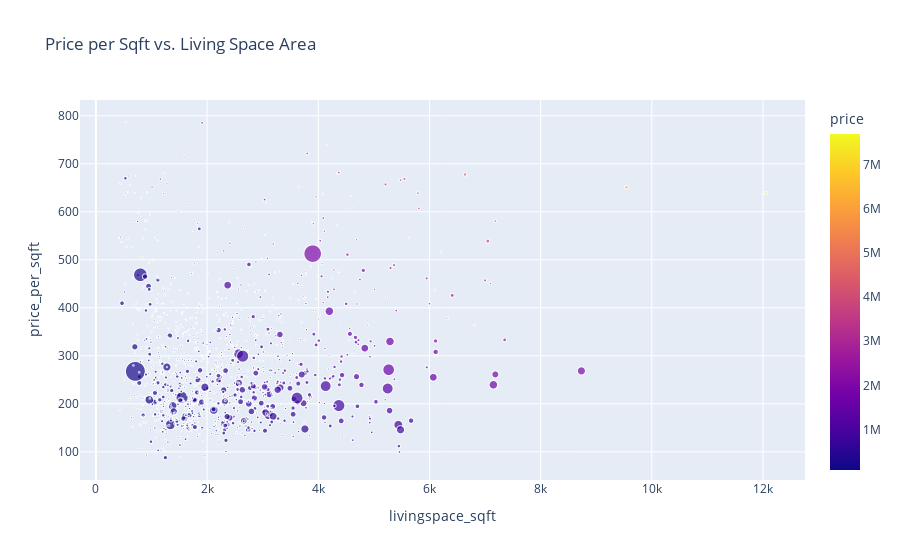

Notebook code for this chart:
### Code cell
import plotly.express as px

# Scatter plot for price per sqft vs. living space area, color-coded by price
scatter_fig = px.scatter(
    grouped_data,
    x='livingspace_sqft',
    y='price_per_sqft',
    color='price',
    size='plotsize_sqft',
    hover_name='zipcode',
    title="Price per Sqft vs. Living Space Area"
)
scatter_fig.show()

# Choropleth map for median price per sqft by zip code
choropleth_fig = px.choropleth_mapbox(
    grouped_data,
    geojson=url_geojson,
    locations='zipcode',
    featureidkey='properties.ZCTA5CE10',
    color='price_per_sqft',
    hover_name='zipcode',
    mapbox_style="carto-positron",
    zoom=8,
    center={"lat": avg_latitude, "lon": avg_longitude},
    opacity=0.5,
    title="Median Price per Sqft by Zip Code"
)
choropleth_fig.update_layout(mapbox_style="open-street-map")
choropleth_fig.update_layout(margin={"r":0,"t":0,"l":0,"b":0})
choropleth_fig.show()

### Figure 1 — Plotly figure (JSON) as saved in the notebook; plotly's stock layout.template omitted (floating-point values rounded to 4 significant figures; data arrays with more than 128 entries replaced by an {"elided": "..."} marker saying what was removed)
{"data": [{"hovertemplate": "<b>%{hovertext}</b><br><br>livingspace_sqft=%{x}<br>price_per_sqft=%{y}<br>plotsize_sqft=%{marker.size}<br>price=%{marker.color}<extra></extra>", "hovertext": {"elided": "1203 int values"}, "legendgroup": "", "marker": {"color": {"elided": "1203 float values"}, "coloraxis": "coloraxis", "size": {"elided": "1203 float values"}, "sizemode": "area", "sizeref": 2912.0, "symbol": "circle"}, "mode": "markers", "name": "", "showlegend": false, "type": "scattergl", "x": {"elided": "1203 float values"}, "xaxis": "x", "y": {"elided": "1203 float values"}, "yaxis": "y"}], "layout": {"coloraxis": {"colorbar": {"title": {"text": "price"}}, "colorscale": [[0, "#0d0887"], [0.1111, "#46039f"], [0.2222, "#7201a8"], [0.3333, "#9c179e"], [0.4444, "#bd3786"], [0.5556, "#d8576b"], [0.6667, "#ed7953"], [0.7778, "#fb9f3a"], [0.8889, "#fdca26"], [1, "#f0f921"]]}, "legend": {"itemsizing": "constant", "tracegroupgap": 0}, "title": {"text": "Price per Sqft vs. Living Space Area"}, "xaxis": {"anchor": "y", "domain": [0, 1], "title": {"text": "livingspace_sqft"}}, "yaxis": {"anchor": "x", "domain": [0, 1], "title": {"text": "price_per_sqft"}}}}
